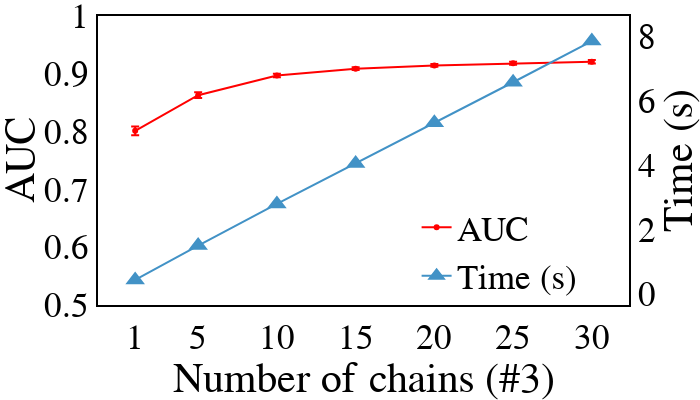

Write notebook code for a chart like this one.
### Code cell
cfg.data.synthetic_ds = 3
cfg.experiments.chains.ds = 3

df = pd.read_csv(cfg.data.save_path)
res = ad2s_detect(df, chains_candidate = cfg.experiments.chains.candidate)
df = pd.DataFrame.from_dict(res,orient='index')
df['num'] = df.index
df.to_csv(cfg.experiments.chains.save_path)

df = pd.read_csv(cfg.experiments.chains.save_path)
fig = plot_res(df)
fig.write_image(cfg.experiments.chains.pdf_path)
fig

### Figure 1 — Plotly figure (JSON) as saved in the notebook; plotly's stock layout.template omitted (floating-point values rounded to 4 significant figures)
{"data": [{"error_y": {"array": [0.007582, 0.005054, 0.002927, 0.002468, 0.002363, 0.002664, 0.002957], "type": "data", "visible": true}, "marker": {"color": "red"}, "mode": "lines+markers", "name": "AUC", "type": "scatter", "x": [1, 5, 10, 15, 20, 25, 30], "y": [0.8014, 0.863, 0.897, 0.9089, 0.9145, 0.9181, 0.9207]}, {"marker": {"color": "#4292c6", "size": 17, "symbol": "triangle-up-dot"}, "mode": "lines+markers", "name": "Time (s)", "type": "scatter", "x": [1, 5, 10, 15, 20, 25, 30], "y": [0.4227, 1.493, 2.788, 4.045, 5.317, 6.578, 7.861], "yaxis": "y2"}], "layout": {"font": {"color": "black", "family": "Times New Roman", "size": 35}, "height": 400, "legend": {"bgcolor": "rgba(0,0,0,0)", "font": {"color": "black", "size": 35}, "x": 0.6, "y": 0}, "margin": {"b": 0, "l": 0, "r": 0, "t": 0}, "plot_bgcolor": "white", "width": 700, "xaxis": {"linecolor": "black", "linewidth": 2, "mirror": true, "showgrid": false, "showline": true, "tickvals": [1, 5, 10, 15, 20, 25, 30], "title": {"text": "Number of chains (#3)"}}, "yaxis": {"linecolor": "black", "linewidth": 2, "mirror": true, "range": [0.5, 1], "showgrid": false, "showline": true, "tickmode": "auto", "title": {"text": "AUC"}}, "yaxis2": {"linecolor": "black", "linewidth": 2, "mirror": true, "overlaying": "y", "showgrid": false, "showline": true, "side": "right", "title": {"text": "Time (s)"}}}}
